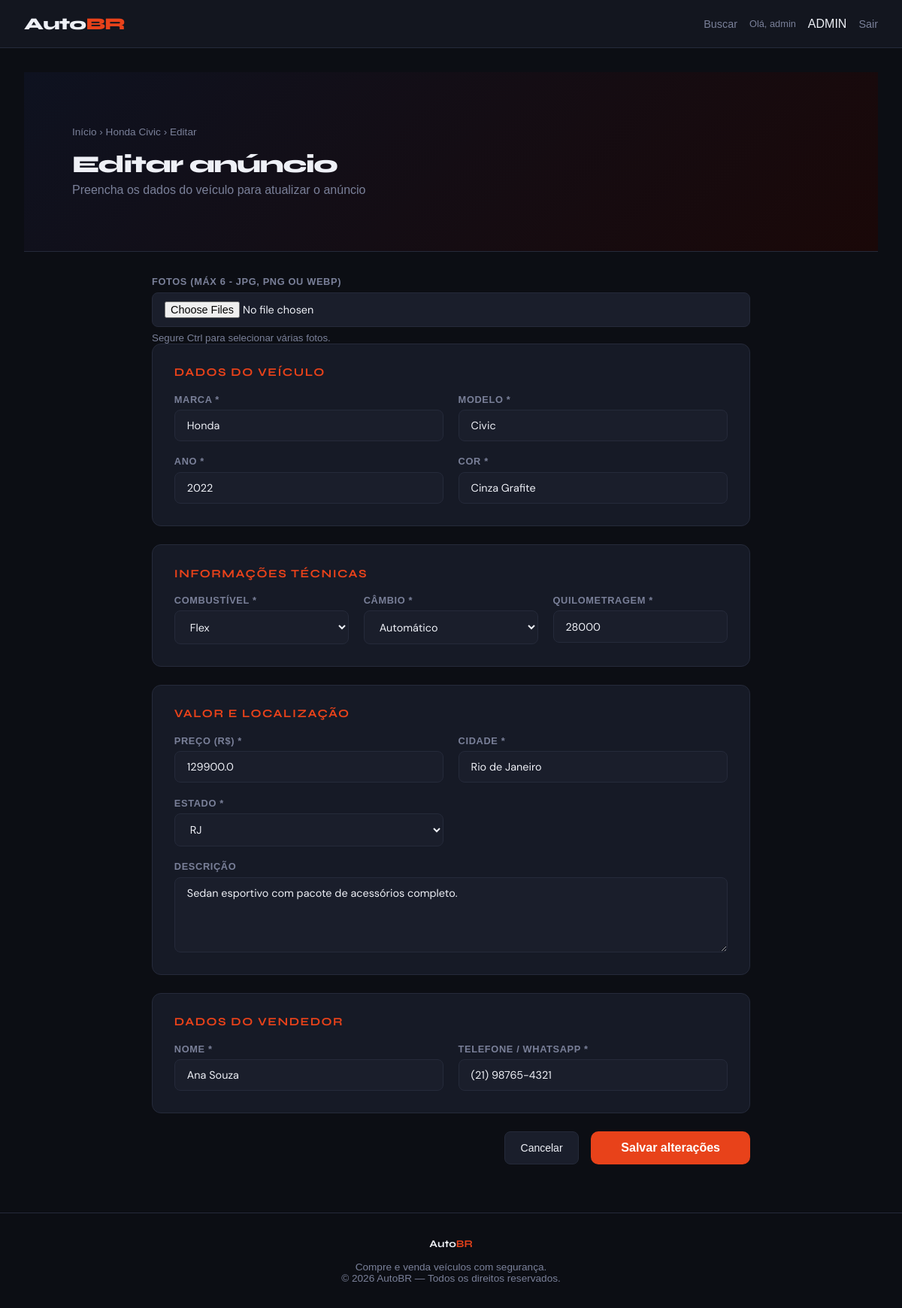
The page /car/2/edit (signed in) on the database its author committed.
### tables this page shows
CREATE TABLE cars (
            id INTEGER PRIMARY KEY AUTOINCREMENT,
            user_id INTEGER, 
            brand TEXT NOT NULL,
            model TEXT NOT NULL,
            year INTEGER NOT NULL,
            price REAL NOT NULL,
            mileage INTEGER NOT NULL,
            fuel TEXT NOT NULL,
            transmission TEXT NOT NULL,
            color TEXT NOT NULL,
            description TEXT,
            city TEXT NOT NULL,
            state TEXT NOT NULL,
            seller_name TEXT NOT NULL,
            seller_phone TEXT NOT NULL,
            images TEXT,
            created_at TIMESTAMP DEFAULT CURRENT_TIMESTAMP,
            FOREIGN KEY (user_id) REFERENCES users (id)
        );

### app.py (the view, shortened to what this page needs)
@app.route('/car/<int:car_id>/edit', methods=['GET', 'POST'])
@login_required
def car_edit(car_id):
    conn = get_db()
    car = conn.execute('SELECT * FROM cars WHERE id = ?', (car_id,)).fetchone()
    is_admin = session.get('role') == 'admin'
    is_owner = car['user_id'] == session.get('user_id')
    if not (is_admin or is_owner):
        conn.close()
        flash('Acesso negado. Você não é o dono deste anúncio nem administrador.', 'error')
        return redirect(url_for('index'))
    conn.close()
    return render_template('form.html', car=car, action='edit')

### app.py (called while the page is built)
def login_required(f):
    @wraps(f)
    def decorated_function(*args, **kwargs):
        if 'user_id' not in session:
            flash('Faça login para acessar esta página.', 'error')
            return redirect(url_for('login'))
        return f(*args, **kwargs)
    return decorated_function

def get_db():
    conn = sqlite3.connect(DB_PATH)
    conn.row_factory = sqlite3.Row
    return conn

### templates/form.html (shortened to what this page needs)
{% extends 'base.html' %}
{% block content %}
<div class="form-hero">
    <div class="container">
        {% if action == 'edit' %}
        <div style="font-size:.85rem;color:var(--muted);margin-bottom:1rem">
            <a href="/" style="color:var(--muted);text-decoration:none">Início</a> ›
            <a href="/car/{{ car.id }}" style="color:var(--muted);text-decoration:none">{{ car.brand }} {{ car.model }}</a> › Editar
        </div>
        {% endif %}
        <div class="form-title">{% if action == 'new' %}Anunciar veículo {% else %}Editar anúncio {% endif %}</div>
        <div class="form-sub">Preencha os dados do veículo para {% if action == 'new' %}publicar seu anúncio{% else %}atualizar o anúncio{% endif %}</div>
    </div>
</div>
<div class="form-layout">
    <form method="POST" enctype="multipart/form-data">
        <div class="form-group full">
            <label>Fotos (Máx 6 - JPG, PNG ou WebP)</label>
            <input type="file" name="images" accept="image/*" multiple>
            <small style="color: var(--muted)">Segure Ctrl para selecionar várias fotos.</small>
        </div>
        <div class="form-section">
            <div class="form-section-title"> Dados do veículo</div>
            <div class="form-grid">
                <div class="form-group">
                    <label>Marca *</label>
                    <input name="brand" required value="{{ car.brand if car else '' }}" placeholder="ex: Toyota, Honda...">
                </div>
                <div class="form-group">
                    <label>Modelo *</label>
                    <input name="model" required value="{{ car.model if car else '' }}" placeholder="ex: Corolla, Civic...">
                </div>
                <div class="form-group">
                    <label>Ano *</label>
                    <input name="year" type="number" required min="1990" max="2025" value="{{ car.year if car else 2023 }}">
                </div>
                <div class="form-group">
                    <label>Cor *</label>
                    <input name="color" required value="{{ car.color if car else '' }}" placeholder="ex: Branco Pérola">
                </div>
            </div>
        </div>
        <div class="form-section">
            <div class="form-section-title">Informações técnicas</div>
            <div class="form-grid three">
                <div class="form-group">
                    <label>Combustível *</label>
                    <select name="fuel" required>
                        {% for f in ['Flex','Gasolina','Diesel','Elétrico','Híbrido','Turbo Flex'] %}
                        <option value="{{ f }}" {% if car and car.fuel == f %}selected{% endif %}>{{ f }}</option>
                        {% endfor %}
                    </select>
                </div>
                <div class="form-group">
                    <label>Câmbio *</label>
                    <select name="transmission" required>
                        <option value="Automático" {% if car and car.transmission == 'Automático' %}selected{% endif %}>Automático</option>
                    </select>
                </div>
                <div class="form-group">
                    <label>Quilometragem *</label>
                    <input name="mileage" type="number" required min="0" value="{{ car.mileage if car else '' }}" placeholder="km rodados">
                </div>
            </div>
        </div>
        <div class="form-section">
            <div class="form-section-title">Valor e localização</div>
            <div class="form-grid">
                <div class="form-group">
                    <label>Preço (R$) *</label>
                    <input name="price" type="number" required min="0" step="100" value="{{ car.price if car else '' }}" placeholder="Ex: 89900">
                </div>
                <div class="form-group">
                    <label>Cidade *</label>
                    <input name="city" required value="{{ car.city if car else '' }}" placeholder="São Paulo">
                </div>
                <div class="form-group">
                    <label>Estado *</label>
                    <select name="state" required>
                        {% for uf in ['AC','AL','AM','AP','BA','CE','DF','ES','GO','MA','MG','MS','MT','PA','PB','PE','PI','PR','RJ','RN','RO','RR','RS','SC','SE','SP','TO'] %}
                        <option value="{{ uf }}" {% if car and car.state == uf %}selected{% endif %}>{{ uf }}</option>
                        {% endfor %}
                    </select>
                </div>
                <div class="form-group full">
                    <label>Descrição</label>
                    <textarea name="description" placeholder="Descreva o estado do veículo, opcionais, histórico de manutenção...">{{ car.description if car else '' }}</textarea>
                </div>
            </div>
        </div>
        <div class="form-section">
            <div class="form-section-title"> Dados do vendedor</div>
            <div class="form-grid">
                <div class="form-group">
                    <label>Nome *</label>
                    <input name="seller_name" required value="{{ car.seller_name if car else '' }}" placeholder="Seu nome">
                </div>
                <div class="form-group">
                    <label>Telefone / WhatsApp *</label>
                    <input name="seller_phone" required value="{{ car.seller_phone if car else '' }}" placeholder="(11) 99999-9999">
                </div>
            </div>
        </div>
        <div class="form-actions">
            <a href="{{ '/car/' + car.id|string if car else '/' }}" class="btn-secondary">Cancelar</a>
            <button type="submit" class="btn-primary btn-submit">
                {% if action == 'new' %} Publicar anúncio{% else %} Salvar alterações{% endif %}
            </button>
        </div>
    </form>
</div>
{% endblock %}

### static/css/styles.css (style rules this page uses)
:root { --bg: #0c0e14; --surface: #13161f; --surface2: #1a1e2b; --border: #252a3a; --accent: #e8421a; --accent2: #ff6b3d; --text: #eef0f6; --muted: #7a8099; --card: #161a26; }
* { margin: 0; padding: 0; box-sizing: border-box; }
body { background: var(--bg); color: var(--text); font-family: 'aptos', sans-serif; min-height: 100vh; display: flex; flex-direction: column; }
.btn-primary { display: inline-flex; align-items: center; justify-content: center; padding: 0.8rem 1.5rem; width: auto; white-space: nowrap; background: var(--accent); color: white; padding: 0.55rem 1.3rem; border-radius: 8px; font-weight: 600; font-size: 0.875rem; text-decoration: none; transition: 0.2s; border: none; cursor: pointer; font-family: 'aptos', sans-serif; }
.btn-secondary { display: inline-flex; align-items: center; justify-content: center; padding: 0.8rem 1.5rem; width: auto; white-space: nowrap; background: var(--surface2); color: var(--text); padding: 0.55rem 1.3rem; border-radius: 8px; font-weight: 500; font-size: 0.875rem; text-decoration: none; transition: 0.2s; border: 1px solid var(--border); cursor: pointer; font-family: 'aptos', sans-serif; }
.container { max-width: 1280px; width: 100%; margin: 0 auto; padding: 2rem; flex: 1; }

### templates/form.html (style rules this page uses)
.form-hero { background: linear-gradient(135deg, #0e1220 0%, #1a0808 100%); border-bottom: 1px solid var(--border); padding: 2.5rem 2rem; }
.form-title { font-family: 'Syne', sans-serif; font-size: 2rem; font-weight: 800; letter-spacing: -.04em; }
.form-sub { color: var(--muted); margin-top: .4rem; }
.form-layout { max-width: 860px; margin: 2rem auto; padding: 0 2rem; }
.form-section { background: var(--card); border: 1px solid var(--border); border-radius: 12px; padding: 1.8rem; margin-bottom: 1.5rem; }
.form-section-title { font-family: 'Syne', sans-serif; font-size: .95rem; font-weight: 700; color: var(--accent); text-transform: uppercase; letter-spacing: .1em; margin-bottom: 1.2rem; }
.form-grid { display: grid; grid-template-columns: 1fr 1fr; gap: 1.2rem; }
.form-grid.three { grid-template-columns: 1fr 1fr 1fr; }
.form-group { display: flex; flex-direction: column; gap: .4rem; }
.form-group.full { grid-column: 1 / -1; }
label { font-size: .8rem; font-weight: 600; color: var(--muted); text-transform: uppercase; letter-spacing: .05em; }
input, select, textarea { background: var(--surface2); border: 1px solid var(--border); color: var(--text); padding: .7rem 1rem; border-radius: 8px; font-size: .9rem; font-family: 'DM Sans', sans-serif; outline: none; transition: border .2s; width: 100%; }
textarea { resize: vertical; min-height: 100px; }
select option { background: var(--surface2); }
.form-actions { display: flex; gap: 1rem; justify-content: flex-end; margin-top: .5rem; }
.btn-submit { padding: .8rem 2.5rem; font-size: 1rem; border-radius: 10px; }

### rows shown on the page
cars: brand "Honda", model "Civic", year "2022", color "Cinza Grafite", fuel "Flex", transmission "Automático", mileage "28000", price "129900.0", city "Rio de Janeiro", state "RJ", description "Sedan esportivo com pacote de acessórios completo.", seller_name "Ana Souza", seller_phone "(21) 98765-4321"

### other values the page prints
{{ session.username }} "admin"
